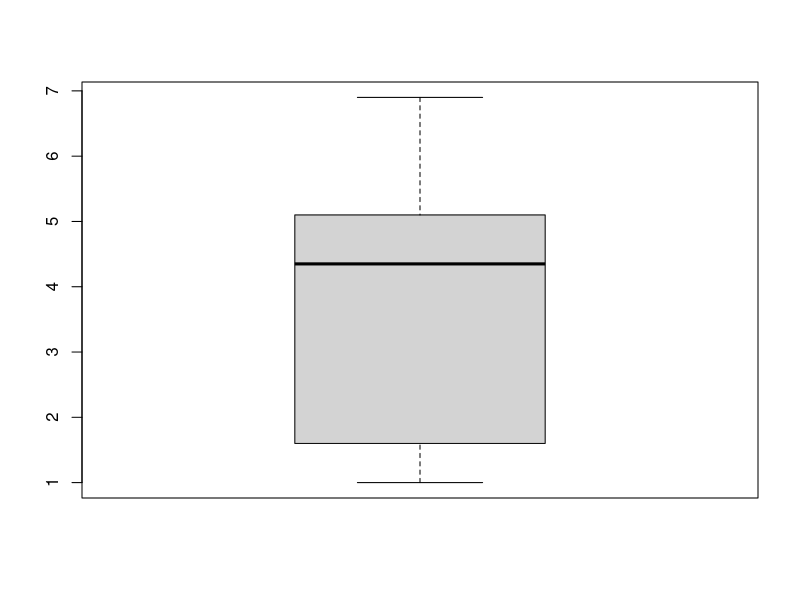
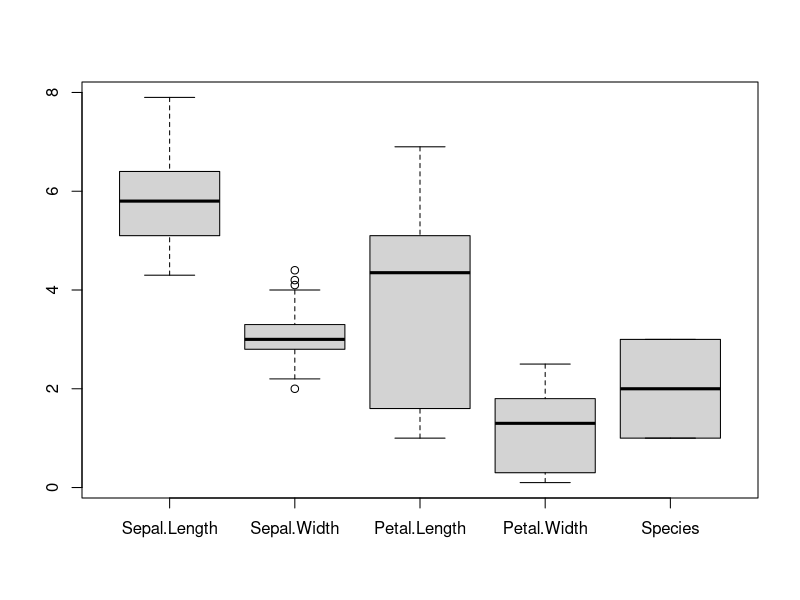
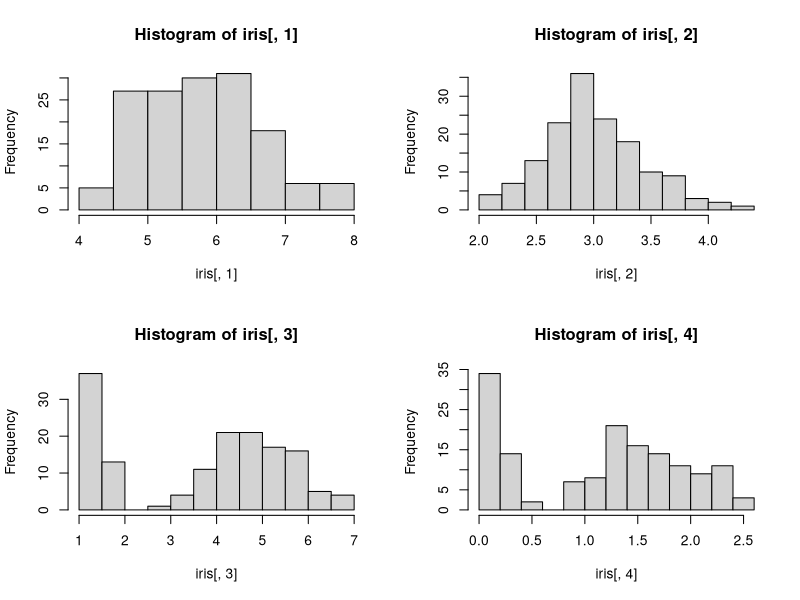
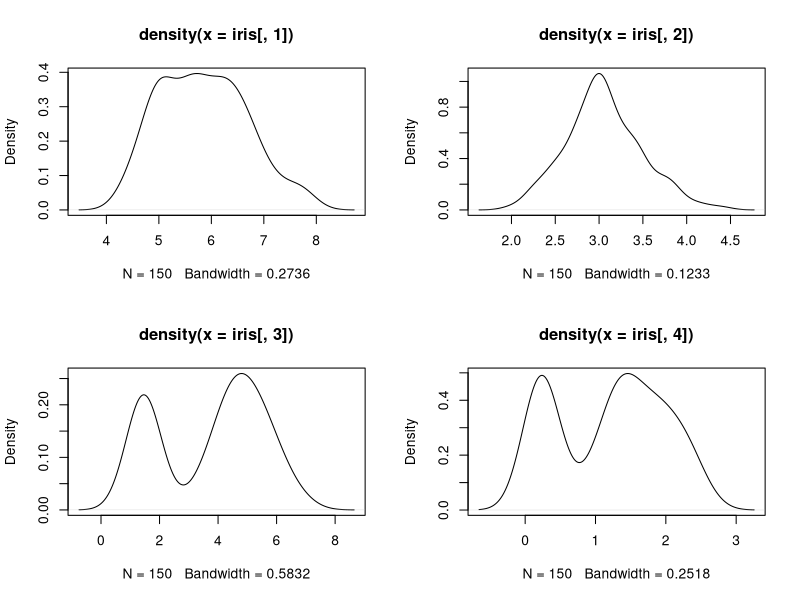
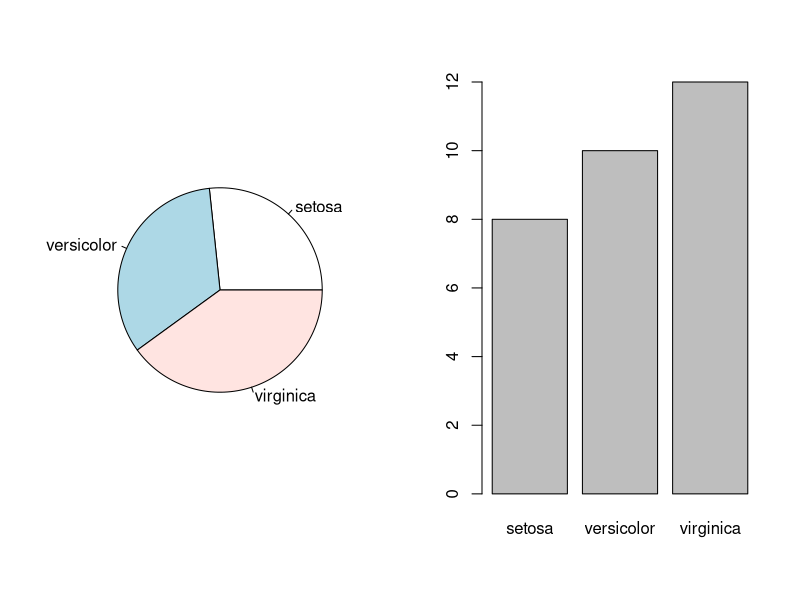
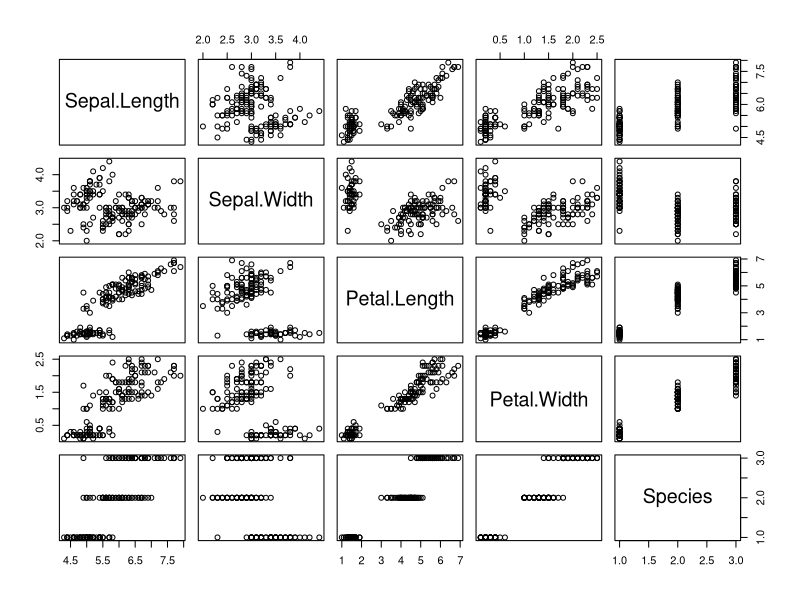

The R script that drew these images, in order: (Note: this script raises an error after producing the figures.)
head(iris)

# linhas
nrow(iris)

# dimensão - linhas e colunas
dim(iris)

# todas as linhas da coluna 2
iris[,2]
iris[,'Sepal.Width']
iris[2:4,'Sepal.Width']

# nome das colunas ou atributos
names(iris)

str(iris)

# 5 indices aleatóriamente
indice1 <- sample(1:nrow(iris), 5);indice1

# Dados do indice
iris[indice1,]

# Dados restantes diferente do indice
iris[-indice1,]

summary(iris)

boxplot(iris$Petal.Length)

boxplot(iris)

# combinar gráficos
par(mfrow=c(2,2))
hist(iris[, 1])
hist(iris[, 2])
hist(iris[, 3])
hist(iris[, 4])

par(mfrow=c(2,2))
plot(density(iris[,1]))
plot(density(iris[,2]))
plot(density(iris[,3]))
plot(density(iris[,4]))

var(iris$Sepal.Length) > var(iris$Sepal.Width)

sd(iris$Sepal.Length) > sd(iris$Sepal.Width)

# O desvio padrão é a raiz quadrada da variância
sd(iris$Sepal.Length) == sqrt(var(iris$Sepal.Length))

indice2 <- base::sample(1:nrow(iris), 30)
my_30_iris_species <- base::table(iris[indice2,]$Species)
my_30_iris_species

par(mfrow=c(1,2))
pie(my_30_iris_species)
barplot(my_30_iris_species)

cov(iris$Sepal.Length, iris$Petal.Length)

cov(iris[,1:4])

cor(iris[,1:4])

pairs(iris)

par(mfrow=c(1,2))
with(iris, 
     plot(Sepal.Length, 
          Sepal.width, 
          col=Species, 
          pch=as.numeric(Species)))
plot(iris$Sepal.Length, iris$Sepal.Width,
col=iris$Species, pch=as.numeric(iris$Species))
with(iris, 
     plot(Petal.Length, 
          Petal.width, 
          col=Species, 
          pch=as.numeric(Species)))
plot(iris$Petal.Length, iris$Petal.Width,
col=iris$Species, pch=as.numeric(iris$Species))

boxplot.stats(iris$Sepal.Width)

# visão gráfica dos outliers
boxplot(iris$Sepal.Width)

x = c(1,2,3,NA)
is.na(x)
y = c('a', NA, 'b', 'c')
mydata = data.frame(cbind(x, y))
mydata$x <- as.numeric(mydata$x)
mydata

# Excluindo valores ausentes em funções
mean(mydata$x, na.rm = TRUE)
# 2

# verifica se tem NA, retorna true, pega o valor de X como NA e troca para média
mydata[is.na(mydata$x),]$x <- mean(mydata$x, na.rm = TRUE)
mydata

complete.cases(mydata)

# elimina a linha que contêm NA
mydata[complete.cases(mydata),]

# elimina a linha que contêm NA
na.omit(mydata)

my_df1 <- data.frame(c(1,2,3), c(55,32,34))
names(my_df1) <- c('id', 'value1')
my_df2 <- data.frame(c(1,2,3), c('a', 'b', 'c'))
names(my_df2) <- c('id','value2')
my_df_join = merge(my_df1, my_df2, by = c('id'))
my_df_join

order(my_df_join$value1)

my_df_join[order(my_df_join$value1),]





